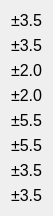
     <widget class="QWidget" name="">
      <property name="geometry">
       <rect>
        <x>510</x>
        <y>640</y>
        <width>37</width>
        <height>151</height>
       </rect>
      </property>
      <layout class="QVBoxLayout" name="verticalLayout_34">
       <item>
        <widget class="QLabel" name="label_208">
         <property name="font">
          <font>
           <pointsize>12</pointsize>
          </font>
         </property>
         <property name="text">
          <string>±3.5</string>
         </property>
        </widget>
       </item>
       <item>
        <widget class="QLabel" name="label_209">
         <property name="font">
          <font>
           <pointsize>12</pointsize>
          </font>
         </property>
         <property name="text">
          <string>±3.5</string>
         </property>
        </widget>
       </item>
       <item>
        <widget class="QLabel" name="label_210">
         <property name="font">
          <font>
           <pointsize>12</pointsize>
          </font>
         </property>
         <property name="text">
          <string>±2.0</string>
         </property>
        </widget>
       </item>
       <item>
        <widget class="QLabel" name="label_389">
         <property name="font">
          <font>
           <pointsize>12</pointsize>
          </font>
         </property>
         <property name="text">
          <string>±2.0</string>
         </property>
        </widget>
       </item>
       <item>
        <widget class="QLabel" name="label_381">
         <property name="font">
          <font>
           <pointsize>12</pointsize>
          </font>
         </property>
         <property name="text">
          <string>±5.5</string>
         </property>
        </widget>
       </item>
       <item>
        <widget class="QLabel" name="label_382">
         <property name="font">
          <font>
           <pointsize>12</pointsize>
          </font>
         </property>
         <property name="text">
          <string>±5.5</string>
         </property>
        </widget>
       </item>
       <item>
        <widget class="QLabel" name="label_383">
         <property name="font">
          <font>
           <pointsize>12</pointsize>
          </font>
         </property>
         <property name="text">
          <string>±3.5</string>
         </property>
        </widget>
       </item>
       <item>
        <widget class="QLabel" name="label_384">
         <property name="font">
          <font>
           <pointsize>12</pointsize>
          </font>
         </property>
         <property name="text">
          <string>±3.5</string>
         </property>
        </widget>
       </item>
      </layout>
     </widget>
